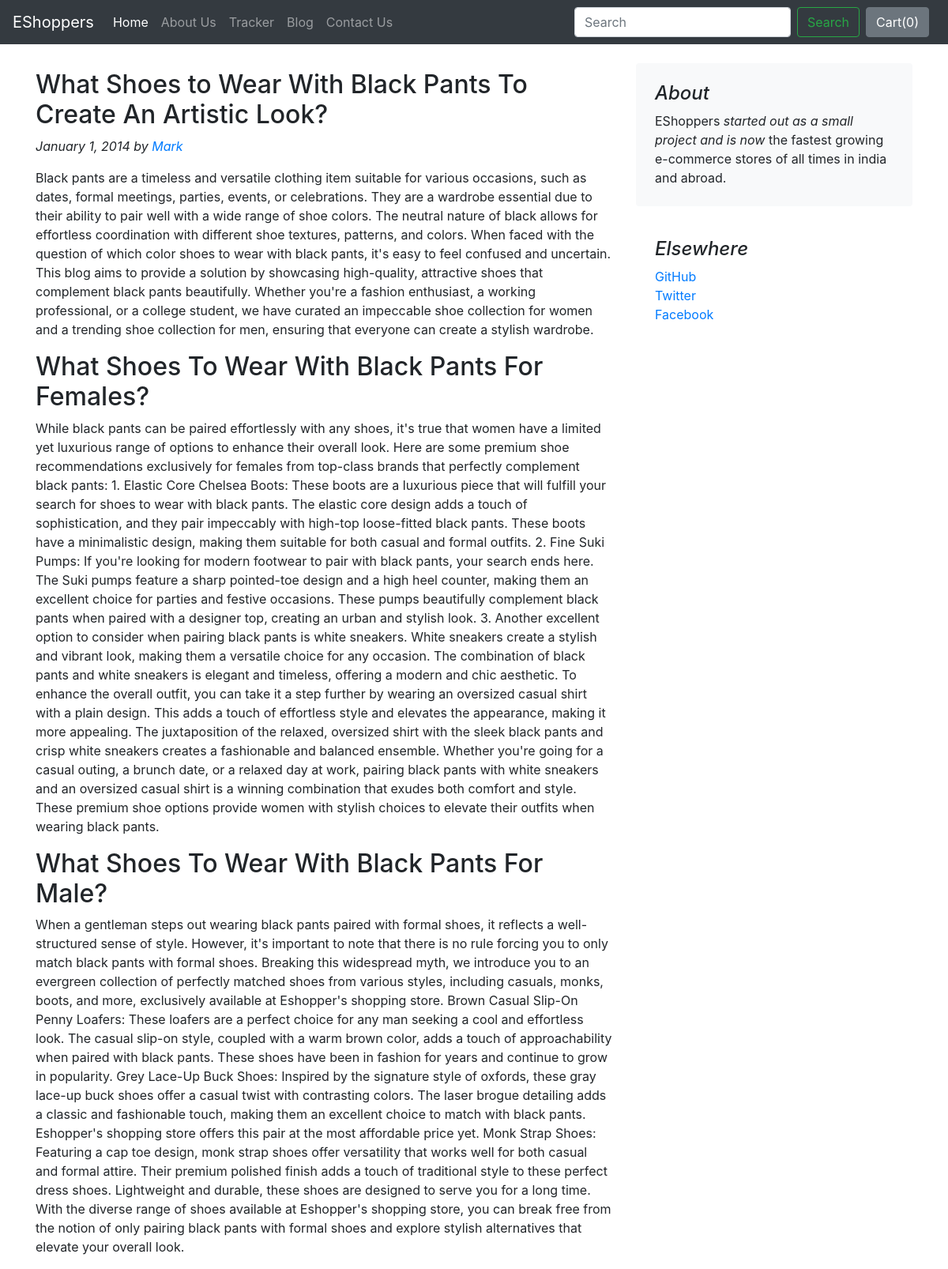
The page /blog/blogpost/1 on the database its author committed.
### blog/models.py (models this page shows)
class Blogpost(models.Model):
    post_id = models.AutoField(primary_key= True)
    tilte = models.CharField(max_length=50)
    head0 = models.CharField(max_length=500, default="")
    chead0 = models.CharField(max_length=5000, default="")
    head1 = models.CharField(max_length=500, default="")
    chead1 = models.CharField(max_length=5000, default="")
    head2 = models.CharField(max_length=500, default="")
    chead2 = models.CharField(max_length=5000, default="")
    pub_date = models.DateField()
    thumbnail = models.ImageField(upload_to='shop/images', default="")
    def __str__(self):
        return self.tilte

### blog/views.py (the view)
# urls.py: path('blogpost/<int:id>', views.blogpost, name = 'blogHome'),
def blogpost(request, id):
    post = Blogpost.objects.filter(post_id = id)[0]
    print(post)
    return render(request, 'blog/blogpost.html',{'post':post})

### blog/templates/blog/blogpost.html (shortened to what this page needs)
{% extends 'blog/basic.html' %}
{% block body %}
<div class="container">
    <div class="row mt-4">
        <div class="col-md-8 blog-main">
            <div class="blog-post">
                <h2 class="blog-post-title">{{post.head0}}</h2>
                <p class="blog-post-meta font-italic">January 1, 2014 by <a href="#">Mark</a></p>
                <p>{{post.chead0}}</p>
                <h2>{{post.head1}}</h2>
                <p>{{post.chead1}}</p>
                <h2>{{post.head2}}</h2>
                <p>{{post.chead2}}</p>
            </div>
        </div>
        <aside class="col-md-4 blog-sidebar">
            <div class="p-4 mb-3 bg-light rounded">
                <h4 class="font-italic">About</h4>
                <p class="mb-0">EShoppers <em>started out as a small project and is now</em> the fastest growing e-commerce stores of all times in india and abroad.</p>
            </div>
            <div class="p-4">
                <h4 class="font-italic">Elsewhere</h4>
                <ol class="list-unstyled">
                    <li><a href="#">GitHub</a></li>
                    <li><a href="#">Twitter</a></li>
                    <li><a href="#">Facebook</a></li>
                </ol>
            </div>
        </aside>
    </div>
</div>
{% endblock %}

### rows shown on the page
Blogpost: head0 "What Shoes to Wear With Black Pants To Create An Artistic Look?", chead0 "Black pants are a timeless and versatile clothing item suitable for various occasions, such as dates, formal meetings, parties, events, or celebrations. They are a wardrobe essential due to their ability to pair well with a wide range of shoe colors. The neutral nature of black allows for effortless coordination with different shoe textures, patterns, and colors. When faced with the question of which color shoes to wear with black pants, it's easy to feel confused and uncertain. This blog aims to provide a solution by showcasing high-quality, attractive shoes that complement black pants beautifully. Whether you're a fashion enthusiast, a working professional, or a college student, we have…", head1 "What Shoes To Wear With Black Pants For Females?", chead1 "While black pants can be paired effortlessly with any shoes, it's true that women have a limited yet luxurious range of options to enhance their overall look. Here are some premium shoe recommendations exclusively for females from top-class brands that perfectly complement black pants: 1. Elastic Core Chelsea Boots: These boots are a luxurious piece that will fulfill your search for shoes to wear with black pants. The elastic core design adds a touch of sophistication, and they pair impeccably with high-top loose-fitted black pants. These boots have a minimalistic design, making them suitable for both casual and formal outfits. 2. Fine Suki Pumps: If you're looking for modern footwear to…", head2 "What Shoes To Wear With Black Pants For Male?", chead2 "When a gentleman steps out wearing black pants paired with formal shoes, it reflects a well-structured sense of style. However, it's important to note that there is no rule forcing you to only match black pants with formal shoes. Breaking this widespread myth, we introduce you to an evergreen collection of perfectly matched shoes from various styles, including casuals, monks, boots, and more, exclusively available at Eshopper's shopping store. Brown Casual Slip-On Penny Loafers: These loafers are a perfect choice for any man seeking a cool and effortless look. The casual slip-on style, coupled with a warm brown color, adds a touch of approachability when paired with black pants. These shoes…"
